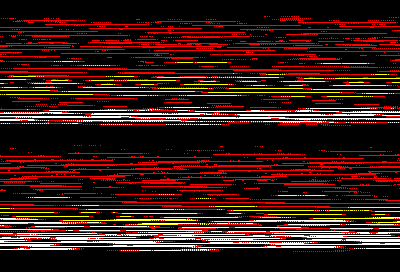
#> input picture image3.bmp, 400 x 272 px
$ python compare_image3_conversions.py
#> lines starting #> are read from the running program, lines starting #| are printed output that depends on the picture
#!/usr/bin/env python3
# -*- coding: utf-8 -*-
"""
比較 image3 兩種轉換方式的結果
"""

from PIL import Image
import numpy as np

def analyze_image(file_path):
    """
    分析圖像的基本資訊
    """
#> called with file_path = 'image3.bmp'
    try:
        img = Image.open(file_path)
#> img is the input picture: PIL image 400x272 RGB; mean R, G, B 57.7, 22.4, 15.1

        print(f"\n檔案: {file_path}")
        print(f"尺寸: {img.size[0]} x {img.size[1]} 像素")
#| 尺寸: 400 x 272 像素

        # 統計顏色分布
        img_array = np.array(img)
        colors = {}

        for y in range(img.size[1]):
            for x in range(img.size[0]):
                pixel = img.getpixel((x, y))
                pixel_key = pixel
                colors[pixel_key] = colors.get(pixel_key, 0) + 1
#> after the loop, colors = {(0, 0, 0): 84170, (255, 0, 0): 15052, (255, 255, 0): 3126, (255, 255, 255): 6452}

        total_pixels = img.size[0] * img.size[1]
#> total_pixels = 108800
        print(f"總像素數: {total_pixels}")
#| 總像素數: 108800

        print("顏色分布:")
        sorted_colors = sorted(colors.items(), key=lambda x: x[1], reverse=True)
#> sorted_colors = [((0, 0, 0), 84170), ((255, 0, 0), 15052), ((255, 255, 255), 6452), ((255, 255, 0), 3126)]
        for color, count in sorted_colors:
            percentage = (count / total_pixels) * 100
            color_name = "未知"
            if color == (0, 0, 0): color_name = "黑色"
            elif color == (255, 255, 255): color_name = "白色"
            elif color == (255, 255, 0): color_name = "黃色"
            elif color == (255, 0, 0): color_name = "紅色"
            print(f"  {color_name}: {count} 像素 ({percentage:.1f}%)")
#> this loop made 4 passes
#> (color, count, percentage, color_name) on passes 1 to 4: ((0, 0, 0), 84170, 77.36, '黑色'), ((255, 0, 0), 15052, 13.83, '紅色'), ((255, 255, 255), 6452, 5.93, '白色'), ((255, 255, 0), 3126, 2.87, '黃色')
#|   黑色: 84170 像素 (77.4%)
#|   紅色: 15052 像素 (13.8%)
#|   白色: 6452 像素 (5.9%)
#|   黃色: 3126 像素 (2.9%)

        return img, colors

    except Exception as e:
        print(f"分析 {file_path} 時發生錯誤: {e}")
        return None, None

def create_comparison_image(img1, img2, output_path):
    """
    創建比較圖像，左右並排顯示兩個圖像
    """
    try:
        # 調整尺寸使其相同高度
        height = min(img1.size[1], img2.size[1])

        # 按比例調整寬度
        width1 = int(img1.size[0] * height / img1.size[1])
        width2 = int(img2.size[0] * height / img2.size[1])

        img1_resized = img1.resize((width1, height), Image.NEAREST)
        img2_resized = img2.resize((width2, height), Image.NEAREST)

        # 創建新的合併圖像
        combined_width = width1 + width2 + 10  # 中間留10像素間隔
        combined_img = Image.new('RGB', (combined_width, height), (128, 128, 128))

        # 貼上兩個圖像
        combined_img.paste(img1_resized, (0, 0))
        combined_img.paste(img2_resized, (width1 + 10, 0))

        # 儲存比較圖像
        combined_img.save(output_path, 'BMP')
        print(f"已儲存比較圖像: {output_path}")

        return combined_img

    except Exception as e:
        print(f"創建比較圖像時發生錯誤: {e}")
        return None

def main():
    """
    主程式：比較 image3 的不同轉換結果
    """
    print("Image3 轉換結果比較工具")
    print("="*60)

    # 分析三個版本的 image3
    files_to_compare = [
        ('image3.bmp', '原始水平掃描轉換'),
        ('image3_vertical.bmp', '垂直排列轉換'),
        ('image3_vertical_rotated.bmp', '垂直排列轉換（旋轉90度）')
    ]

    images = []

    for file_path, description in files_to_compare:
        print(f"\n{'='*20} {description} {'='*20}")
        img, colors = analyze_image(file_path)
        if img:
            images.append((file_path, description, img, colors))

    print(f"\n{'='*60}")
    print("總結比較:")

    if len(images) >= 2:
        # 比較色彩分布的差異
        original_colors = images[0][3] if len(images) > 0 else {}
#> original_colors has the same summary as colors in analyze_image
        vertical_colors = images[1][3] if len(images) > 1 else {}
#> vertical_colors = {(0, 0, 0): 166633, (255, 0, 0): 29780, (255, 255, 0): 6196, (255, 255, 255): 12815}

        print(f"\n色彩分布比較:")
        print(f"{'顏色':<8} {'原始轉換':<12} {'垂直轉換':<12} {'差異':<10}")
        print("-" * 50)

        all_colors = set(original_colors.keys()) | set(vertical_colors.keys())
#> all_colors = 4 items
        for color in sorted(all_colors):
            color_name = "未知"
            if color == (0, 0, 0): color_name = "黑色"
            elif color == (255, 255, 255): color_name = "白色"
            elif color == (255, 255, 0): color_name = "黃色"
            elif color == (255, 0, 0): color_name = "紅色"

            orig_count = original_colors.get(color, 0)
            vert_count = vertical_colors.get(color, 0)
            diff = abs(orig_count - vert_count)

            print(f"{color_name:<8} {orig_count:<12} {vert_count:<12} {diff:<10}")
#> this loop made 4 passes
#> (color, color_name, orig_count, vert_count, diff) on passes 1 to 4: ((0, 0, 0), '黑色', 84170, 166633, 82463), ((255, 0, 0), '紅色', 15052, 29780, 14728), ((255, 255, 0), '黃色', 3126, 6196, 3070), ((255, 255, 255), '白色', 6452, 12815, 6363)
#| 黑色       84170        166633       82463
#| 紅色       15052        29780        14728
#| 黃色       3126         6196         3070
#| 白色       6452         12815        6363

        # 創建比較圖像
        if len(images) >= 2:
            create_comparison_image(
                images[0][2], images[1][2],
                'image3_comparison_horizontal_vs_vertical.bmp'
            )
#> in create_comparison_image, `img2_resized = img2.resize((width2, height), Image.NEAREST)`:
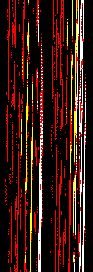
#> img2_resized: PIL image 93x272 RGB; mean R, G, B 56.7, 23, 14.3
#> in create_comparison_image, `combined_img = Image.new('RGB', (combined_width, height), (128, 128, 1..`: combined_img: PIL image 503x272 RGB; every value is 128
#> in create_comparison_image, `combined_img.paste(img1_resized, (0, 0))`:
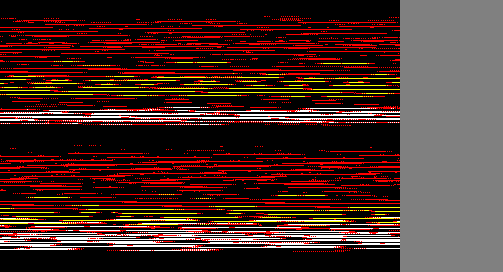
#> combined_img: PIL image 503x272 RGB; mean R, G, B 72.1, 44.1, 38.2
#> in create_comparison_image, `combined_img.paste(img2_resized, (width1 + 10, 0))`:
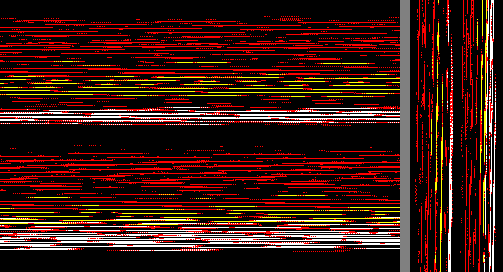
#> combined_img: PIL image 503x272 RGB; mean R, G, B 58.9, 24.7, 17.2

        if len(images) >= 3:
            create_comparison_image(
                images[0][2], images[2][2],
                'image3_comparison_horizontal_vs_rotated.bmp'
            )
#> in create_comparison_image (call 2), `width2 = int(img2.size[0] * height / img2.size[1])`: width2 = 792
#> in create_comparison_image (call 2), `combined_width = width1 + width2 + 10`: combined_width = 1202
#> in create_comparison_image (call 2), `combined_img = Image.new('RGB', (combined_width, height), (128, 128, 1..`: combined_img: PIL image 1202x272 RGB; every value is 128
#> in create_comparison_image (call 2), `combined_img.paste(img1_resized, (0, 0))`:
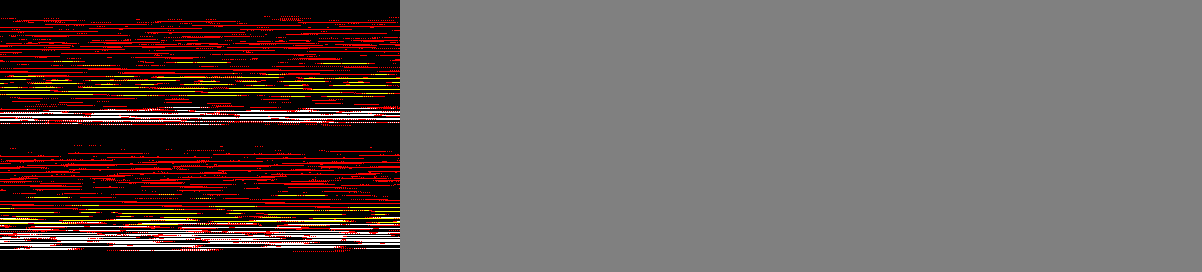
#> combined_img: PIL image 1202x272 RGB; mean R, G, B 104.6, 92.9, 90.4
#> in create_comparison_image (call 2), `combined_img.paste(img2_resized, (width1 + 10, 0))`:
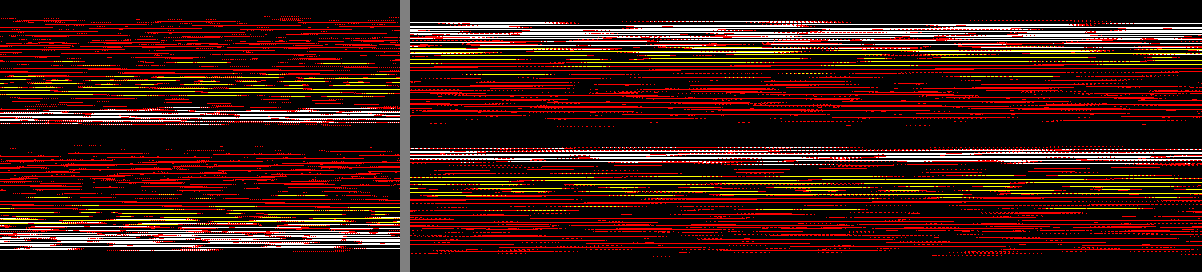
#> combined_img: PIL image 1202x272 RGB; mean R, G, B 58.3, 23.4, 16.1

    print(f"\n分析完成！")
    print(f"根據顏色分布和視覺檢查，您可以判斷哪種轉換方式更正確。")

if __name__ == '__main__':
    main()
